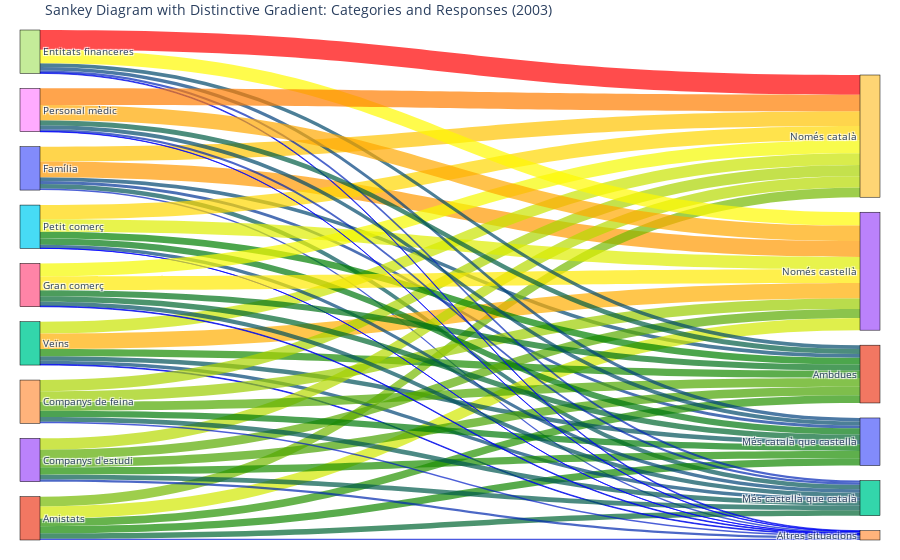

Source (notebook cell):
### Code cell
data = []
for i in categories:
    ambit = []
    for k in (df2003.loc[i]):
        ambit.append(k)
    data.append(ambit)
data

# Create links
source = []
target = []
value = []

for i, category in enumerate(categories):
    for j, answer in enumerate(answers):
        source.append(node_indices[category])
        target.append(node_indices[answer])
        value.append(data[i][j])

# Generate a more distinctive color gradient
# Create a custom colormap (Yellow → Red → Blue → Purple)
colors_list = ["blue","green","yellow", "red",]
custom_cmap = mcolors.LinearSegmentedColormap.from_list("custom_cmap", colors_list)

# Normalize the values for the colormap
norm = mcolors.Normalize(vmin=min(value), vmax=max(value))

# Map the values to the gradient and convert to rgba
colors = [
    f"rgba({int(r*255)}, {int(g*255)}, {int(b*255)}, 0.7)"
    for r, g, b, _ in custom_cmap(norm(value))
]

# Create the Sankey diagram
fig = go.Figure(go.Sankey(
    arrangement="snap",
    node=dict(
        pad=15,
        thickness=20,
        line=dict(color="black", width=0.5),
        label=nodes
    ),
    link=dict(
        source=source,
        target=target,
        value=value,
        color=colors  # Apply the custom gradient colors
    )
))

fig.update_layout(
    title_text="Sankey Diagram with Distinctive Gradient: Categories and Responses (2003)",
    font_size=10,
    margin=dict(l=20, r=20, t=30, b=20),
)

fig.show()

### Figure 1 — Plotly figure (JSON) as saved in the notebook; plotly's stock layout.template omitted (floating-point values rounded to 4 significant figures)
{"data": [{"arrangement": "snap", "link": {"color": ["rgba(255, 195, 0, 0.7)", "rgba(0, 52, 150, 0.7)", "rgba(0, 70, 113, 0.7)", "rgba(0, 84, 87, 0.7)", "rgba(255, 153, 0, 0.7)", "rgba(0, 30, 195, 0.7)", "rgba(117, 186, 0, 0.7)", "rgba(18, 136, 0, 0.7)", "rgba(38, 147, 0, 0.7)", "rgba(0, 102, 50, 0.7)", "rgba(210, 232, 0, 0.7)", "rgba(0, 21, 213, 0.7)", "rgba(201, 228, 0, 0.7)", "rgba(0, 82, 89, 0.7)", "rgba(24, 139, 0, 0.7)", "rgba(0, 69, 117, 0.7)", "rgba(255, 174, 0, 0.7)", "rgba(0, 10, 234, 0.7)", "rgba(183, 219, 0, 0.7)", "rgba(27, 141, 0, 0.7)", "rgba(72, 163, 0, 0.7)", "rgba(0, 90, 74, 0.7)", "rgba(90, 172, 0, 0.7)", "rgba(0, 40, 174, 0.7)", "rgba(171, 213, 0, 0.7)", "rgba(0, 123, 9, 0.7)", "rgba(81, 168, 0, 0.7)", "rgba(0, 87, 81, 0.7)", "rgba(156, 205, 0, 0.7)", "rgba(0, 28, 198, 0.7)", "rgba(255, 216, 0, 0.7)", "rgba(0, 120, 15, 0.7)", "rgba(0, 128, 0, 0.7)", "rgba(0, 67, 120, 0.7)", "rgba(222, 238, 0, 0.7)", "rgba(0, 0, 255, 0.7)", "rgba(246, 250, 0, 0.7)", "rgba(0, 103, 48, 0.7)", "rgba(0, 115, 24, 0.7)", "rgba(0, 81, 93, 0.7)", "rgba(255, 234, 0, 0.7)", "rgba(0, 9, 237, 0.7)", "rgba(255, 0, 0, 0.7)", "rgba(0, 64, 126, 0.7)", "rgba(0, 73, 108, 0.7)", "rgba(0, 36, 183, 0.7)", "rgba(255, 249, 0, 0.7)", "rgba(0, 10, 234, 0.7)", "rgba(255, 126, 0, 0.7)", "rgba(0, 73, 108, 0.7)", "rgba(0, 93, 69, 0.7)", "rgba(0, 39, 177, 0.7)", "rgba(255, 168, 0, 0.7)", "rgba(0, 3, 249, 0.7)"], "source": [0, 0, 0, 0, 0, 0, 1, 1, 1, 1, 1, 1, 2, 2, 2, 2, 2, 2, 3, 3, 3, 3, 3, 3, 4, 4, 4, 4, 4, 4, 5, 5, 5, 5, 5, 5, 6, 6, 6, 6, 6, 6, 7, 7, 7, 7, 7, 7, 8, 8, 8, 8, 8, 8], "target": [9, 10, 11, 12, 13, 14, 9, 10, 11, 12, 13, 14, 9, 10, 11, 12, 13, 14, 9, 10, 11, 12, 13, 14, 9, 10, 11, 12, 13, 14, 9, 10, 11, 12, 13, 14, 9, 10, 11, 12, 13, 14, 9, 10, 11, 12, 13, 14, 9, 10, 11, 12, 13, 14], "value": [34, 6.6, 8.7, 10.3, 36.5, 3.9, 22.4, 16.6, 17.8, 12.4, 27.9, 2.9, 27.3, 10.2, 16.9, 8.6, 35.4, 1.6, 26.2, 17.1, 19.8, 11.1, 20.7, 5.1, 25.6, 14.9, 20.3, 10.6, 24.7, 3.8, 32.8, 14.5, 15.5, 8.3, 28.6, 0.3, 30, 12.7, 14, 10, 31.8, 1.5, 45.7, 8.1, 9, 4.7, 30.9, 1.7, 38.1, 9.1, 11.4, 5, 35.7, 0.8]}, "node": {"label": ["Família", "Amistats", "Veïns", "Companys d'estudi", "Companys de feina", "Petit comerç", "Gran comerç", "Entitats financeres", "Personal mèdic", "Només català", "Més català que castellà", "Ambdues", "Més castellà que català", "Només castellà", "Altres situacions"], "line": {"color": "black", "width": 0.5}, "pad": 15, "thickness": 20}, "type": "sankey"}], "layout": {"autosize": true, "font": {"size": 10}, "margin": {"b": 20, "l": 20, "r": 20, "t": 30}, "title": {"text": "Sankey Diagram with Distinctive Gradient: Categories and Responses (2003)"}}}
